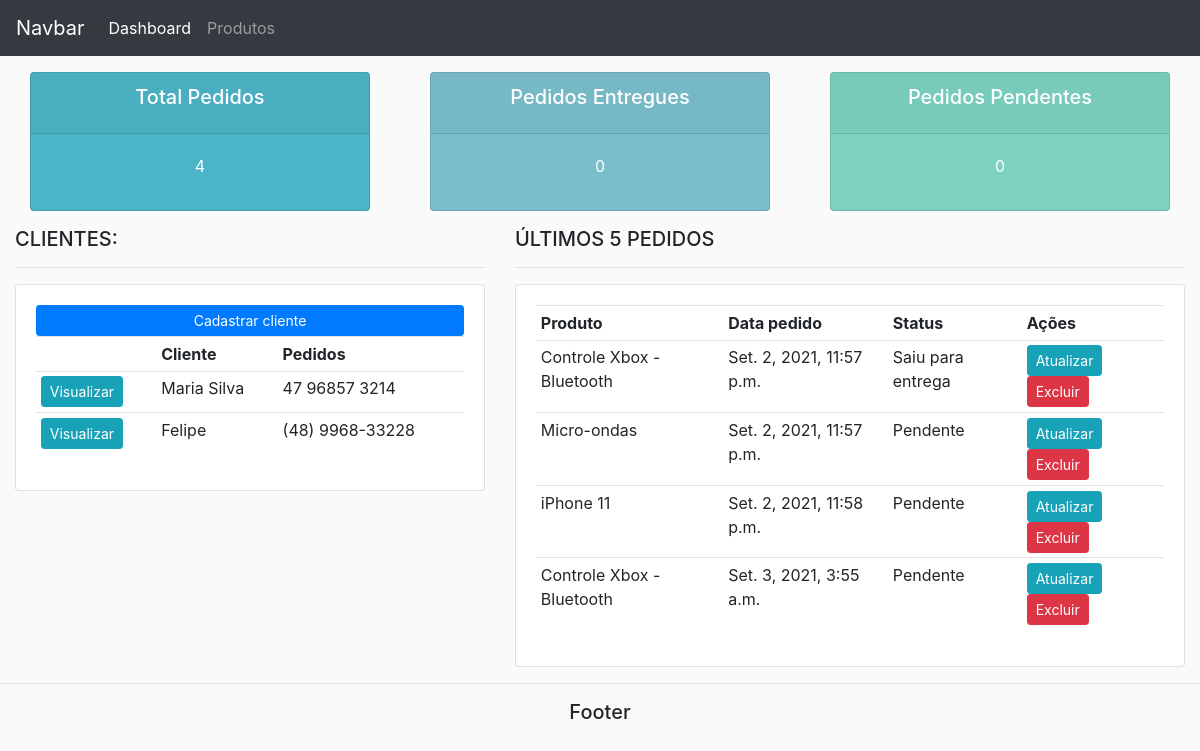
The app's page /, older data.
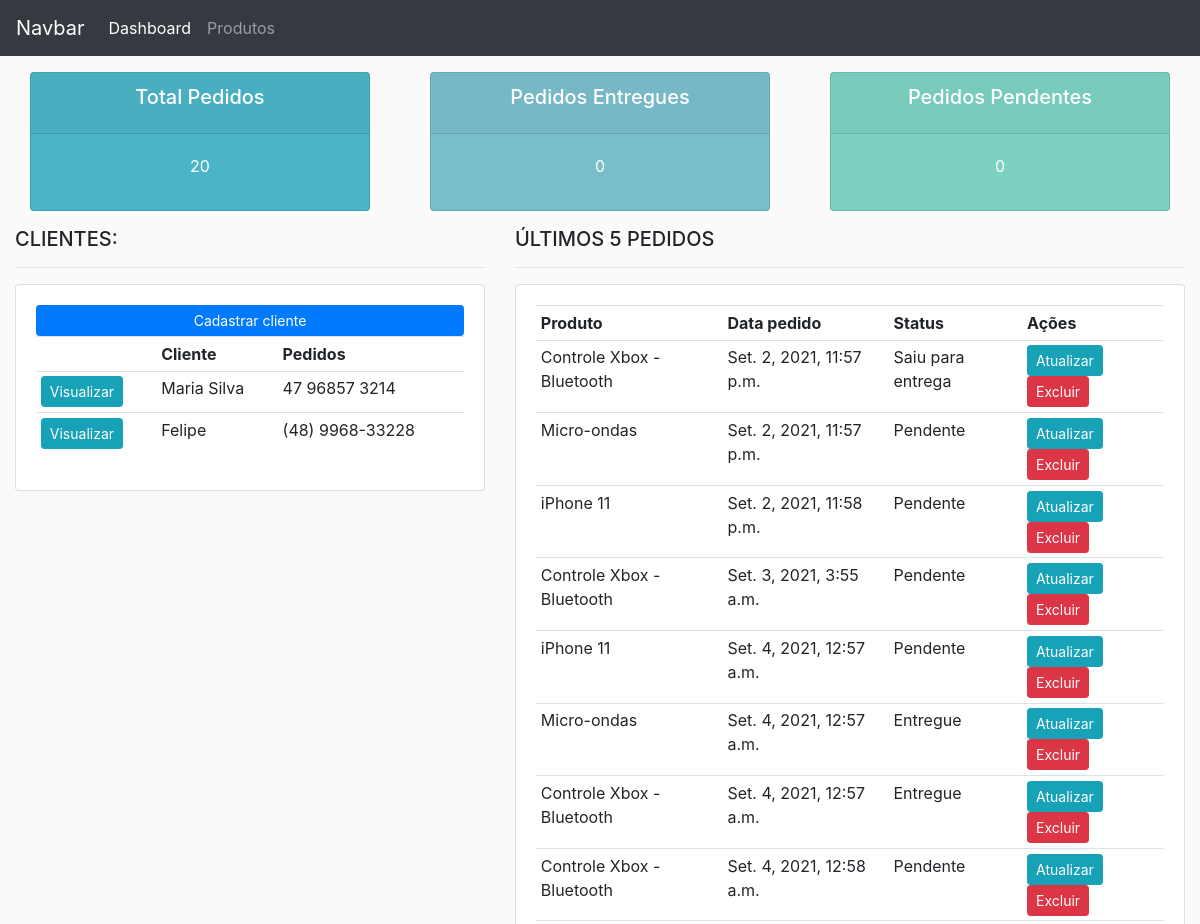
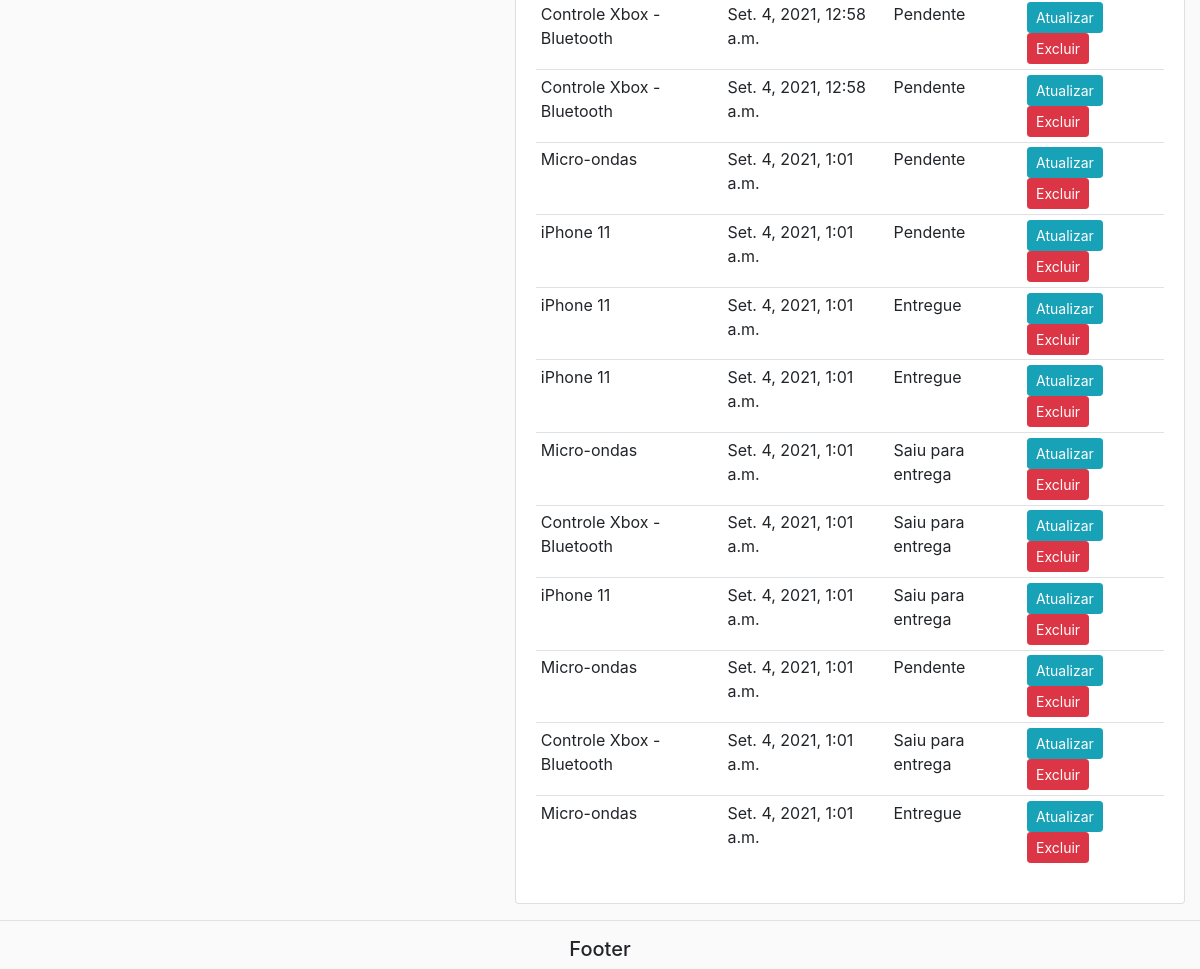
The same page, newer data (2 pictures, top to bottom).
### accounts/models.py (models this page shows, shortened)
class Customer(models.Model):
    name = models.CharField(max_length=100, null=True)
    phone = models.CharField(max_length=25, null=True)
    email = models.CharField(max_length=100, null=True)
    date_created = models.DateTimeField(auto_now_add=True, null=True)

class Order(models.Model):
    STATUS = (
        ('Pendente', 'Pendente'),
        ('Saiu para entrega', 'Saiu para entrega'),
        ('Entregue', 'Entregue'),
    )
    customer = models.ForeignKey(
        Customer, null=True, on_delete=models.SET_NULL)
    product = models.ForeignKey(Product, null=True, on_delete=models.SET_NULL)
    date_created = models.DateTimeField(auto_now_add=True, null=True)
    status = models.CharField(
        max_length=100, null=True, choices=STATUS)
    note = models.TextField(null=True, blank=True)

class Product(models.Model):
    name = models.CharField(max_length=200, null=True)
    price = models.FloatField(null=True)
    category = models.ForeignKey(Category, on_delete=models.CASCADE)
    description = models.CharField(max_length=200, null=True, blank=True)
    date_created = models.DateTimeField(auto_now_add=True, null=True)
    tag = models.ManyToManyField(Tag)
    def __str__(self):
        return self.name

### accounts/views.py (the view)
# urls.py: path('', views.home, name='home'),
def home(request):
    orders = Order.objects.all()
    customers = Customer.objects.all()
    total_customers = customers.count()
    total_orders = orders.count()
    delivered = orders.filter(status='Delivered').count()
    pending = orders.filter(status='Pending').count()
    context = {'orders': orders, 'customers': customers,
               'total_customers': total_customers,
               'total_orders': total_orders,
               'pending': pending, 'delivered': delivered}
    return render(request, 'accounts/dashboard.html', context)

### accounts/templates/accounts/dashboard.html
{% extends 'accounts/main.html' %} {% block content %}
{% include 'accounts/status.html' %}
<div class="row">
  <div class="col-md-5">
    <h5>CLIENTES:</h5>
    <hr />
    <div class="card card-body">
      <a href="" class="btn btn-primary btn-sm btn-block">Cadastrar cliente</a>
      <table class="table table-sm">
        <tr>
          <th></th>
          <th>Cliente</th>
          <th>Pedidos</th>
        </tr>
        {% for customer in customers %}
        <tr>
          <td>
            <a
              class="btn btn-sm btn-info"
              href="{% url 'customer' customer.id %}"
              >Visualizar</a
            >
          </td>
          <td>{{ customer.name }}</td>
          <td>{{ customer.phone }}</td>
        </tr>
        {% endfor %}
      </table>
    </div>
  </div>
  <div class="col-md-7">
    <h5>ÚLTIMOS 5 PEDIDOS</h5>
    <hr />
    <div class="card card-body">
      <table class="table table-sm">
        <tr>
          <th>Produto</th>
          <th>Data pedido</th>
          <th>Status</th>
          <th>Ações</th>
        </tr>
        {% for order in orders %}
        <tr>
          <td>{{ order.product }}</td>
          <td>{{ order.date_created }}</td>
          <td>{{ order.status }}</td>
          <td>
            <a
              class="btn btn-sm btn-info"
              href="{% url 'update_order' order.id %}"
              >Atualizar</a
            >
            <a
              class="btn btn-sm btn-danger"
              href="{% url 'delete_order' order.id %}"
              >Excluir</a
            >
          </td>
        </tr>
        {% endfor %}
      </table>
    </div>
  </div>
</div>
{%endblock %}

Row changes from the older to the newer data that the page shows:
added Order: product "iPhone 11", date_created "Set. 4, 2021, 12:57 a.m.", status "Pendente"
added Order: product "Micro-ondas", date_created "Set. 4, 2021, 12:57 a.m.", status "Entregue"
added Order: product "Controle Xbox - Bluetooth", date_created "Set. 4, 2021, 12:57 a.m.", status "Entregue"
added Order: product "Controle Xbox - Bluetooth", date_created "Set. 4, 2021, 12:58 a.m.", status "Pendente"
added Order: product "Controle Xbox - Bluetooth", date_created "Set. 4, 2021, 12:58 a.m.", status "Pendente"
added Order: product "Controle Xbox - Bluetooth", date_created "Set. 4, 2021, 12:58 a.m.", status "Pendente"
added Order: product "Micro-ondas", date_created "Set. 4, 2021, 1:01 a.m.", status "Pendente"
added Order: product "iPhone 11", date_created "Set. 4, 2021, 1:01 a.m.", status "Pendente"
added Order: product "iPhone 11", date_created "Set. 4, 2021, 1:01 a.m.", status "Entregue"
added Order: product "iPhone 11", date_created "Set. 4, 2021, 1:01 a.m.", status "Entregue"
added Order: product "Micro-ondas", date_created "Set. 4, 2021, 1:01 a.m.", status "Saiu para entrega"
added Order: product "Controle Xbox - Bluetooth", date_created "Set. 4, 2021, 1:01 a.m.", status "Saiu para entrega"
added Order: product "iPhone 11", date_created "Set. 4, 2021, 1:01 a.m.", status "Saiu para entrega"
added Order: product "Micro-ondas", date_created "Set. 4, 2021, 1:01 a.m.", status "Pendente"
added Order: product "Controle Xbox - Bluetooth", date_created "Set. 4, 2021, 1:01 a.m.", status "Saiu para entrega"
added Order: product "Micro-ondas", date_created "Set. 4, 2021, 1:01 a.m.", status "Entregue"
Text that changed along with them:
{{ total_orders }}: "4" → "20"
